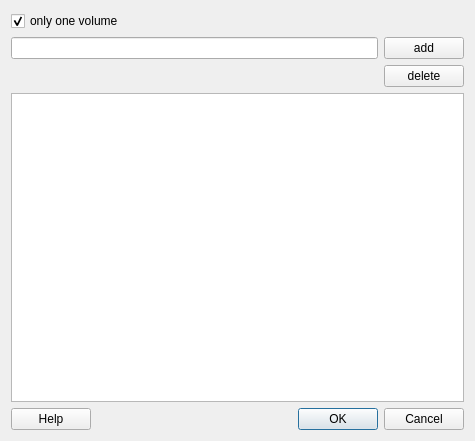
<?xml version="1.0" encoding="UTF-8"?>
<ui version="4.0">
 <class>GuiDefineVolumes</class>
 <widget class="QDialog" name="GuiDefineVolumes">
  <property name="geometry">
   <rect>
    <x>0</x>
    <y>0</y>
    <width>475</width>
    <height>441</height>
   </rect>
  </property>
  <property name="windowTitle">
   <string>define volumes</string>
  </property>
  <layout class="QGridLayout" name="gridLayout">
   <item row="0" column="0">
    <widget class="QCheckBox" name="checkBox">
     <property name="text">
      <string>only one volume</string>
     </property>
     <property name="checked">
      <bool>true</bool>
     </property>
    </widget>
   </item>
   <item row="1" column="0">
    <widget class="QLineEdit" name="lineEdit"/>
   </item>
   <item row="1" column="1">
    <widget class="QPushButton" name="pushButtonAdd">
     <property name="text">
      <string>add</string>
     </property>
    </widget>
   </item>
   <item row="2" column="1">
    <widget class="QPushButton" name="pushButtonDelete">
     <property name="text">
      <string>delete</string>
     </property>
    </widget>
   </item>
   <item row="3" column="0" colspan="2">
    <widget class="QListWidget" name="listWidget"/>
   </item>
   <item row="4" column="0" colspan="2">
    <layout class="QHBoxLayout" name="horizontalLayout">
     <item>
      <widget class="QPushButton" name="pushButtonHelp">
       <property name="text">
        <string>Help</string>
       </property>
      </widget>
     </item>
     <item>
      <widget class="QDialogButtonBox" name="buttonBox">
       <property name="orientation">
        <enum>Qt::Horizontal</enum>
       </property>
       <property name="standardButtons">
        <set>QDialogButtonBox::Cancel|QDialogButtonBox::Ok</set>
       </property>
      </widget>
     </item>
    </layout>
   </item>
  </layout>
 </widget>
 <resources/>
 <connections>
  <connection>
   <sender>buttonBox</sender>
   <signal>accepted()</signal>
   <receiver>GuiDefineVolumes</receiver>
   <slot>accept()</slot>
   <hints>
    <hint type="sourcelabel">
     <x>248</x>
     <y>254</y>
    </hint>
    <hint type="destinationlabel">
     <x>157</x>
     <y>274</y>
    </hint>
   </hints>
  </connection>
  <connection>
   <sender>buttonBox</sender>
   <signal>rejected()</signal>
   <receiver>GuiDefineVolumes</receiver>
   <slot>reject()</slot>
   <hints>
    <hint type="sourcelabel">
     <x>316</x>
     <y>260</y>
    </hint>
    <hint type="destinationlabel">
     <x>286</x>
     <y>274</y>
    </hint>
   </hints>
  </connection>
 </connections>
</ui>
